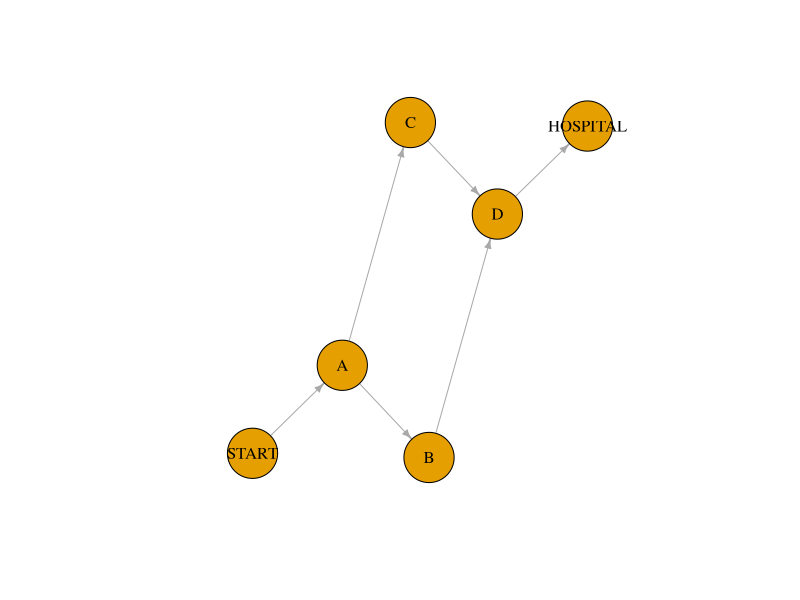

Generate this figure with R:
library(igraph)
library(dplyr)

roads <- read.csv("data/road_data.csv")

print(roads)
road_graph <- graph_from_data_frame(
  roads,
  directed = TRUE
)

print(road_graph)
plot(
  road_graph,
  vertex.size = 30,
  vertex.label.color = "black",
  edge.arrow.size = 0.5
)
all_routes <- all_simple_paths(
  road_graph,
  from = "START",
  to = "HOSPITAL"
)

print(all_routes)

route_times <- c()

for (route in all_routes) {
  
  total_time <- 0
  
  for (i in 1:(length(route) - 1)) {
    
    from_node <- V(road_graph)[route[i]]$name
    to_node <- V(road_graph)[route[i + 1]]$name
    
    road <- roads[
      roads$from == from_node & roads$to == to_node,
    ]
    
    total_time <- total_time + road$base_time_min
  }
  
  route_times <- c(route_times, total_time)
}

print(route_times)

traffic_delay <- 2
delay_time <- 3
accident_delay <- 7

print(traffic_delay)
print(delay_time)
print(accident_delay)

road_ab <- roads[
  roads$from == "A" & roads$to == "B",
]

expected_time_ab <- road_ab$base_time_min +
  road_ab$traffic_prob * traffic_delay +
  road_ab$delay_prob * delay_time +
  road_ab$accident_prob * accident_delay

print(expected_time_ab)
roads$expected_time <- roads$base_time_min +
  roads$traffic_prob * traffic_delay +
  roads$delay_prob * delay_time +
  roads$accident_prob * accident_delay

print(
  roads[, c(
    "from",
    "to",
    "base_time_min",
    "traffic_prob",
    "delay_prob",
    "accident_prob",
    "expected_time"
  )]
)
route_expected_times <- c()

for (route in all_routes) {
  
  total_expected_time <- 0
  
  for (i in 1:(length(route) - 1)) {
    
    from_node <- V(road_graph)[route[i]]$name
    to_node <- V(road_graph)[route[i + 1]]$name
    
    road <- roads[
      roads$from == from_node & roads$to == to_node,
    ]
    
    total_expected_time <- total_expected_time +
      road$expected_time
  }
  
  route_expected_times <- c(
    route_expected_times,
    total_expected_time
  )
}

print(route_expected_times)

print(
  roads[, c(
    "from",
    "to",
    "base_time_min",
    "traffic_prob",
    "delay_prob",
    "accident_prob",
    "expected_time"
  )]
)
